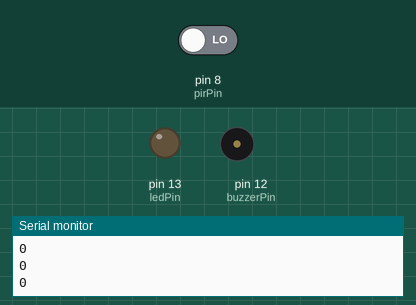
A sketch run on a simulated Arduino Uno, built with avr-gcc and run on an emulated ATmega328P. On the bench: output pins drawn as LEDs (lit = HIGH), buzzer (waves = sounding), the last lines printed to the serial monitor. The test bench sets the inputs (shaded band); at power-on: pin 8 (pirPin) LOW.

Above: at 1.8 s.
1.9 s: pin 8 (pirPin) driven HIGH
At 2.9 s:
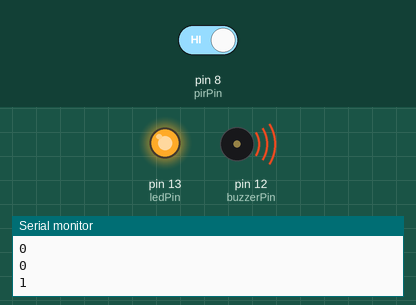
Timing chart, 0 to 10.9 s (numbered marks = the images above; inputs shaded):
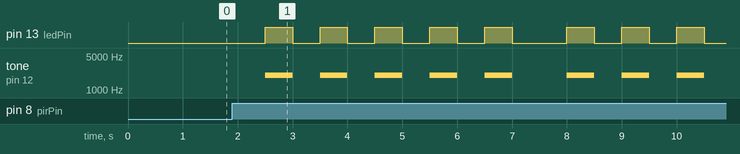

The sketch:

08_PIR_sensor.ino
```cpp
int ledPin = 13;                // choose the pin for the LED
int pirPin = 8;               // choose the input pin (for PIR sensor)
int pirState = LOW;             // we start, assuming no motion detected
int beep = 0;
int buzzerPin = 12;
int val = 0;

void setup() {
  pinMode(ledPin, OUTPUT);      // declare LED as output
  pinMode(pirPin, INPUT);     // declare sensor as input
  pinMode(buzzerPin, OUTPUT);
  Serial.begin(9600);
}

void loop(){
  detect();

}

void detect() {
  int val = digitalRead(pirPin);
  delay(500);
  Serial.println(val);
  beep = 0;

  if (val == 1) {
   while (beep < 5) {
      digitalWrite(ledPin, HIGH);
      tone(buzzerPin, 2000);
      delay(500);
      digitalWrite(ledPin, LOW);
      noTone(buzzerPin);
      delay(500);
      beep++;
     }
  }
}
```
